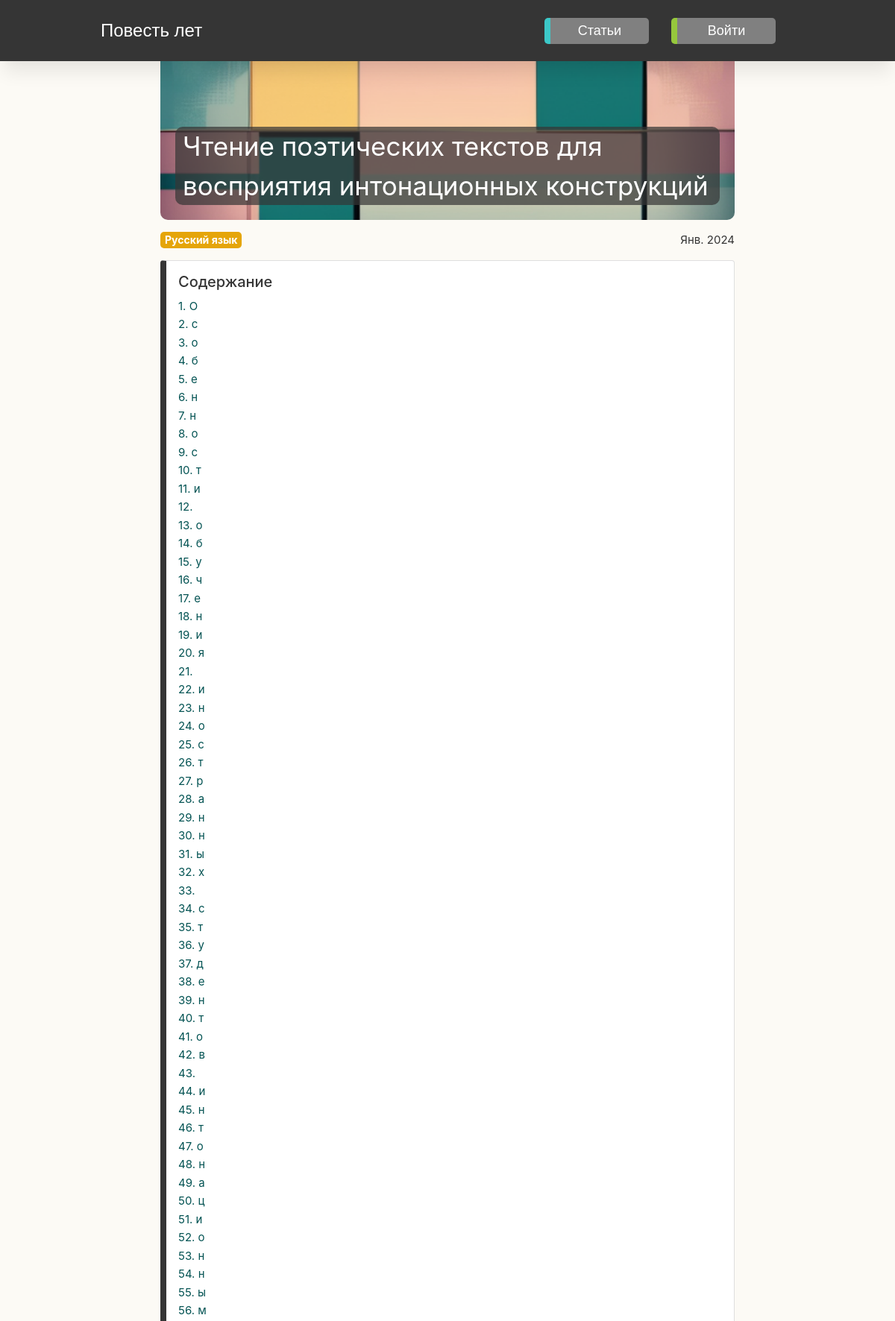
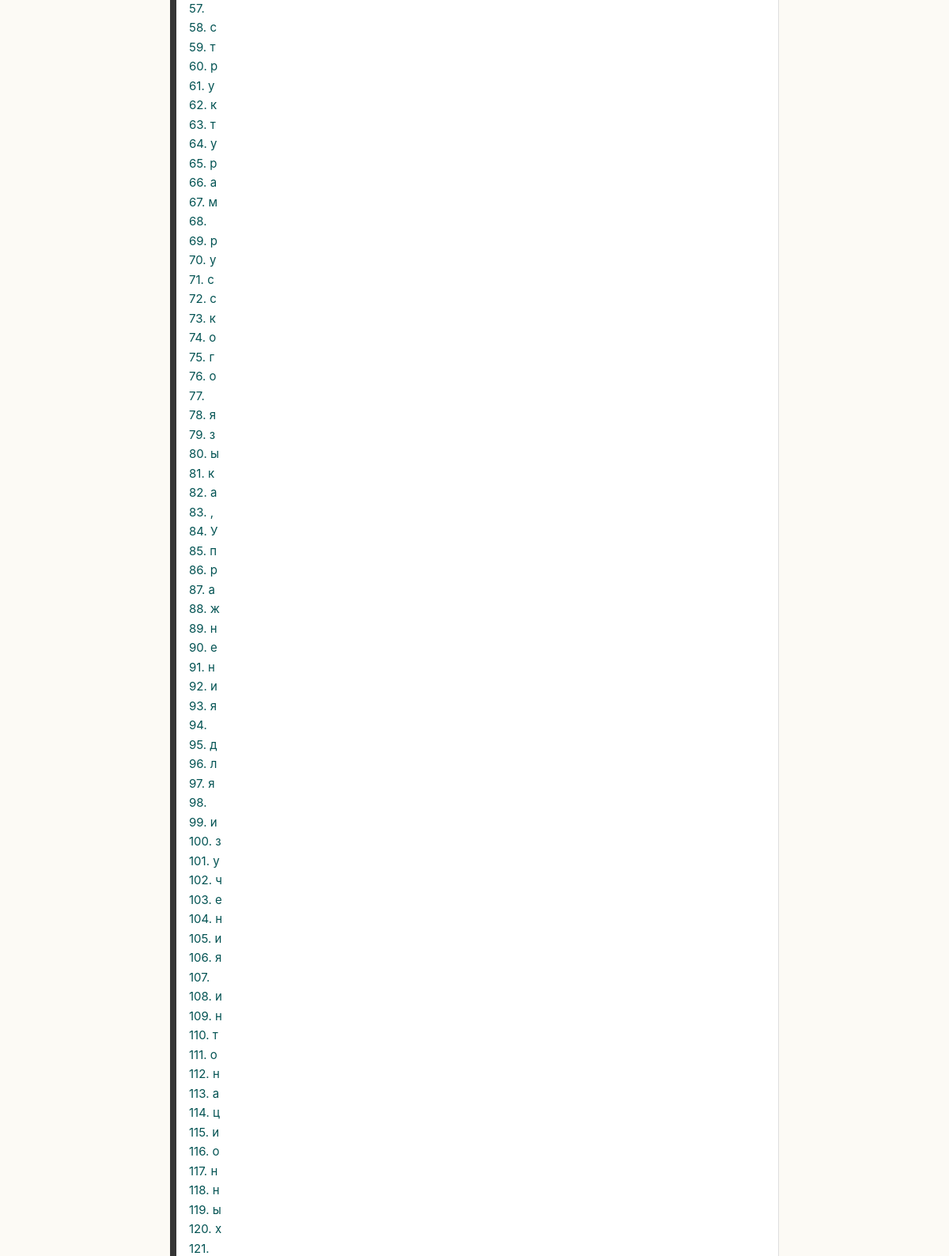
The app's page /articles/12/ (upper part) with its own data (2 pictures, top to bottom).
### apps/articles/models.py (models this page shows, shortened)
class Article(models.Model):
    title = models.CharField(max_length=100)
    attractive_text = models.TextField(default="Завлекающий текст")
    categories = models.ManyToManyField("Category", related_name="articles")
    image_base = models.ImageField(
        upload_to="static/img", default="img/solid-color-image.png"
    )
    main_text = models.TextField(default="Основной текст")
    main_text_headers_list = ListTextField(
        base_field=models.CharField(max_length=40, default=""),
        size=100,  # Maximum of 100 ids in list
        default=None,
    )
    main_text_headers_list_keys = models.CharField(max_length=200, default=" ")
    created_on = models.DateTimeField(auto_now_add=True)
    last_modified = models.DateTimeField(auto_now=True)
    flag_article_enabled = models.BooleanField(default=False)
    class Meta:
        verbose_name = "2.1. Статья"
        verbose_name_plural = "2.1. Статьи"
        ordering = ["-title"]

class Category(models.Model):
    name = models.CharField(max_length=20)
    color = models.CharField(max_length=7, default="#ffffff")
    class Meta:
        verbose_name = "2.2. Категория"
        verbose_name_plural = "2.2. Категории"

### apps/main/scripts.py (the view)
    def wrapper(*args, **kwargs):
        request = args[0]
        adress = request.META.get("HTTP_X_FORWARDED_FOR")
        if adress:
            user_ip = adress.split(",")[-1].strip()
        else:
            user_ip = request.META.get("REMOTE_ADDR")
        user_agent = request.META.get("HTTP_USER_AGENT")
        opened = request.path
        message = (
            "\t".join(
                [
                    datetime.now().strftime("%Y.%m.%d %H:%M:%S"),
                    f"{user_ip}\t{user_agent}\t{opened}",
                ]
            )
            + "\n"
        )
        flag_skip_local_usage = False
        if str(user_ip) in ("127.0.0.1", "192.168.0.17", "10.8.0.8"):
            flag_skip_local_usage = True
        if not flag_skip_local_usage:
            with open(os.path.join(LOG_FILEPATH, LOG_FILENAME), "a") as file:
                file.write(message)
        return function(*args, **kwargs)

### apps/articles/templatetags/articles_filters.py (called while the page is built)
@register.filter(name="rel_articles")
def rel_articles(article):
    categories = list(article.categories.all())
    rel_articles = []
    for relevant_article in categories[-1].articles.all():
        rel_articles.append(relevant_article)
    rel_articles.remove(article)
    return rel_articles[:3]

@register.filter(name="sort_by_creation_date")
def sort_by_date(articles):
    articles_dict = {}
    for article in articles:
        articles_dict.update({article.pk: time.mktime(article.created_on.timetuple())})
    articles_dict = dict(sorted(articles_dict.items(), key=lambda item: item[1]))
    new_articles_list = []
    for pk in articles_dict.keys():
        for article in articles:
            if article.pk == pk:
                new_articles_list.append(article)
    return new_articles_list[::-1]

### apps/articles/views.py (called while the page is built)
@register_user_activity
def articles_detail(request, pk):
    article = Article.objects.get(pk=pk)
    context = {
        "article": article,
        "keys": article.main_text_headers_list_keys,
    }
    return render(request, "articles_detail.html", context)

### apps/articles/templates/articles_detail.html (shortened to what this page needs)
{% extends "base.html" %}
{% block page_content %}
{% load static %}
{% load articles_filters %}
<div class="container article_detail">
    <div class="article_detail_cover" style="background-image: url({{ article.image_base.url }});">
        <div class="article_detail_title">{{ article.title }}</div>
    </div>
    <div class="article_detail_info">
        <div class="article_detail_categories">
            {% for category in article.categories.all %}
            <a href="{% url 'articles_category' category.name %}">
                <span class="badge badge-primary article_detailed_badge" style="background-color: {{ category.color }}">
                        {{ category.name }}
                </span>
            </a>
            {% endfor %}
        </div>
        <div class="article_detail_date">{{ article.last_modified.date | date:"M. Y"}}</div>
    </div>
    <div class="row row_tight">
        {% if article.main_text_headers_list|length > 0 %}
        <div class="article_subheaders_navigation card bg-white rounded">
            <h2>Содержание</h2>
            {% for queried_header in article.main_text_headers_list %}
            <a href="/articles/{{article.pk}}#queried_header{{ forloop.counter }}">
                    {{ forloop.counter }}. {{ queried_header  }}
            </a><br>
            {% endfor %}
        </div>
        {% endif %}
    </div>
</div>
{% endblock %}

### static/css/main.css (style rules this page uses)
html, body { height: 100%; margin: 0%; padding: 0%; display: flex; flex-direction: column; min-width: 380px !important; }
body { background-color: #fcfaf5; color: #353535; }
a { color: #035353; }
.badge { transition: 0.3s; padding: 4px 6px 4px 6px !important; border-radius: 5px; }
.container { max-width: min(1300px, 90%); }

### static/css/card.css (style rules this page uses)
.rounded { border-left: 8px solid #353535; }

### static/css/article.css (style rules this page uses)
.article_detail .badge { font-size: 14px; }
.row { margin-bottom: 30px; margin-top: 0px; margin-left: auto; margin-right: auto; }
.row_tight { margin-right: auto; margin-bottom: 0px !important; }
.article_detail_cover { margin-bottom: 16px; padding: 0 20px 20px 20px; border-radius: 10px; background-size: cover; width: 100%; flex-direction: column-reverse; display: flex; height: 250px; }
.article_detail_title { width: calc(100% - 40px); color: white; background: rgba(53, 53, 53, .7); padding: 0 10px 0 10px; border-radius: 10px; width: 100%; }
.article_detail { max-width: 800px; }
.article_detailed_badge { margin-right: 5px; }
.article_detail_info { text-align: left; font-size: 15px; margin-right: auto; display: flex; }
.article_detail_date { margin-left: auto; }
@media (min-width: 0px) { .article_detail_title { font-size: 25px !important; } }
@media (min-width: 500px) { .article_detail_title { font-size: 30px !important; } }
@media (min-width: 738px) { .article_detail_title { font-size: 35px !important; } }
.article_subheaders_navigation { margin-left: auto; margin-right: auto; margin-bottom: 0px !important; margin-top: 15px !important; padding: 16px !important; background-color: #fcfaf5; ; display: block; width: 100%; }
.article_subheaders_navigation a { font-size: 15px; }
.article_subheaders_navigation h2 { font-size: 20px; }

### records on screen
Article: image_base (picture), title "Чтение поэтических текстов для восприятия интонационных конструкций", last_modified "Янв. 2024"
Category: name "Русский язык"

### other values on screen
{{ queried_header }} "О" "с" "о" "б" "е" "н" "н" "о" "с" "т" "и" "о" "б" "у" "ч" "е" "н" "и" "я" "и" "н" "о" "с" "т" "р" "а" "н" "н" "ы" "х" "с" "т" "у" "д" "е" "н" "т" "о" "в" "и" "н" "т" "о" "н" "а" "ц" "и" "о" "н" "н" "ы" "м" "с" "т" "р" "у" "к" "т" "у" "р" "а" "м" "р" "у" "с" "с" "к" "о" "г" "о" "я" "з" "ы" "к" "а" "," "У" "п" "р" "а" "ж" "н" "е" "н" "и" "я" "д" "л" "я" "и" "з" "у" "ч" "е" "н" "и" "я" "и" "н" "т" "о" "н" "а" "ц" "и" "о" "н" "н" "ы" "х"
